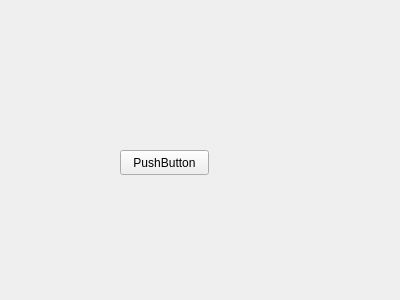
<?xml version="1.0" encoding="UTF-8"?>
<ui version="4.0">
 <class>Widget</class>
 <widget class="QWidget" name="Widget">
  <property name="geometry">
   <rect>
    <x>0</x>
    <y>0</y>
    <width>400</width>
    <height>300</height>
   </rect>
  </property>
  <property name="windowTitle">
   <string>Widget</string>
  </property>
  <widget class="QPushButton" name="pushButton">
   <property name="geometry">
    <rect>
     <x>120</x>
     <y>150</y>
     <width>89</width>
     <height>25</height>
    </rect>
   </property>
   <property name="text">
    <string>PushButton</string>
   </property>
  </widget>
 </widget>
 <layoutdefault spacing="6" margin="11"/>
 <resources/>
 <connections/>
</ui>
